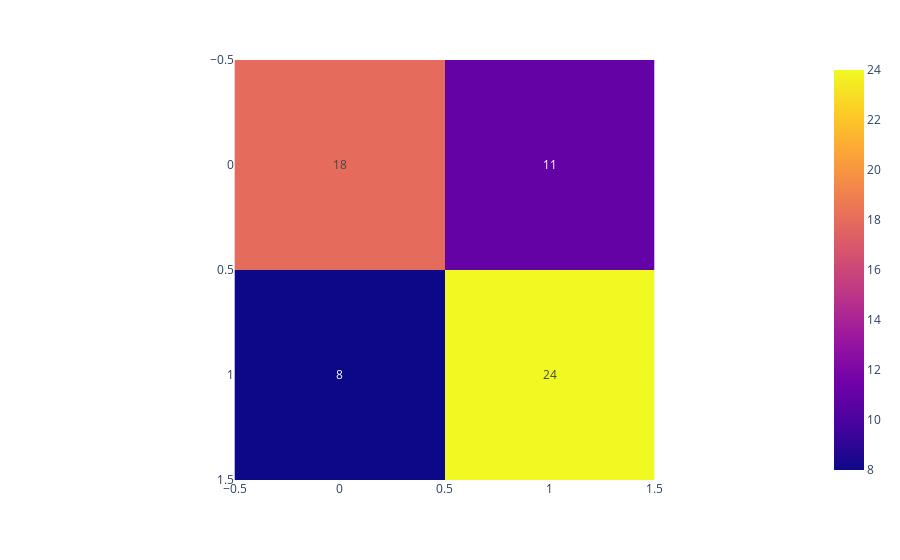

Notebook code for this chart:
### Code cell
fig = px.imshow(img=cm_kn_classifier, text_auto=True)
fig.show()

### Figure 1 — Plotly figure (JSON) as saved in the notebook; plotly's stock layout.template omitted (floating-point values rounded to 4 significant figures)
{"data": [{"coloraxis": "coloraxis", "hovertemplate": "x: %{x}<br>y: %{y}<br>color: %{z}<extra></extra>", "name": "0", "texttemplate": "%{z}", "type": "heatmap", "xaxis": "x", "yaxis": "y", "z": [[18, 11], [8, 24]]}], "layout": {"coloraxis": {"colorscale": [[0, "#0d0887"], [0.1111, "#46039f"], [0.2222, "#7201a8"], [0.3333, "#9c179e"], [0.4444, "#bd3786"], [0.5556, "#d8576b"], [0.6667, "#ed7953"], [0.7778, "#fb9f3a"], [0.8889, "#fdca26"], [1, "#f0f921"]]}, "margin": {"t": 60}, "xaxis": {"anchor": "y", "constrain": "domain", "domain": [0, 1], "scaleanchor": "y"}, "yaxis": {"anchor": "x", "autorange": "reversed", "constrain": "domain", "domain": [0, 1]}}}
